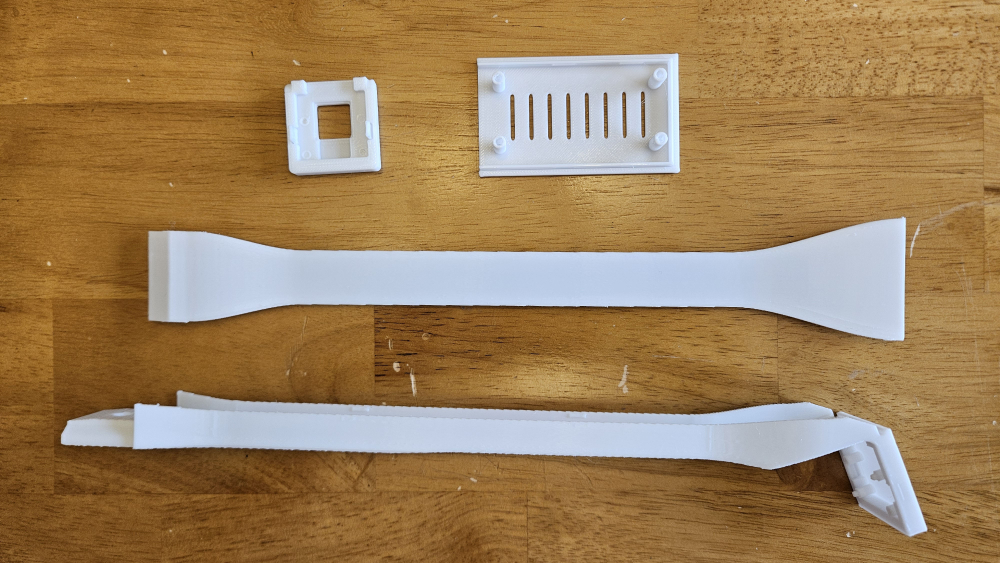
#> input picture hardware/mount/photos/appliance-display-sensor-1.jpg, 4000 x 2252 px (shown at 1/4 size)
$ python -i alignment.py   (imports and definitions only)   (older library calls are emulated)
#> lines starting #> are read from the running program, lines starting #| are printed output that depends on the picture
#> further down, picture is the input picture: shape (2252, 4000, 3); mean B, G, R 89.7, 128.5, 158
"""Opt-in static-anchor drift warnings. Never changes OCR geometry or appliance state."""
from __future__ import annotations

import hashlib
import json
import math
import os
import time
import zipfile
import zlib
from pathlib import Path
from tempfile import NamedTemporaryFile

import cv2
import numpy as np

from appliance_display_sensor.models import Rect

CHECK_INTERVAL = 5.0
SEARCH_MARGIN = 32
MAX_REFERENCE_BYTES = 96 * 1024
MOVE_PIXELS = 4


def profile_signature(profile: object) -> str:
    return hashlib.sha256(json.dumps(profile, sort_keys=True).encode()).hexdigest()


def _features(image: np.ndarray) -> np.ndarray:
    gray = np.max(image[:, :, :3], axis=2).astype(np.uint8) if image.ndim == 3 else image
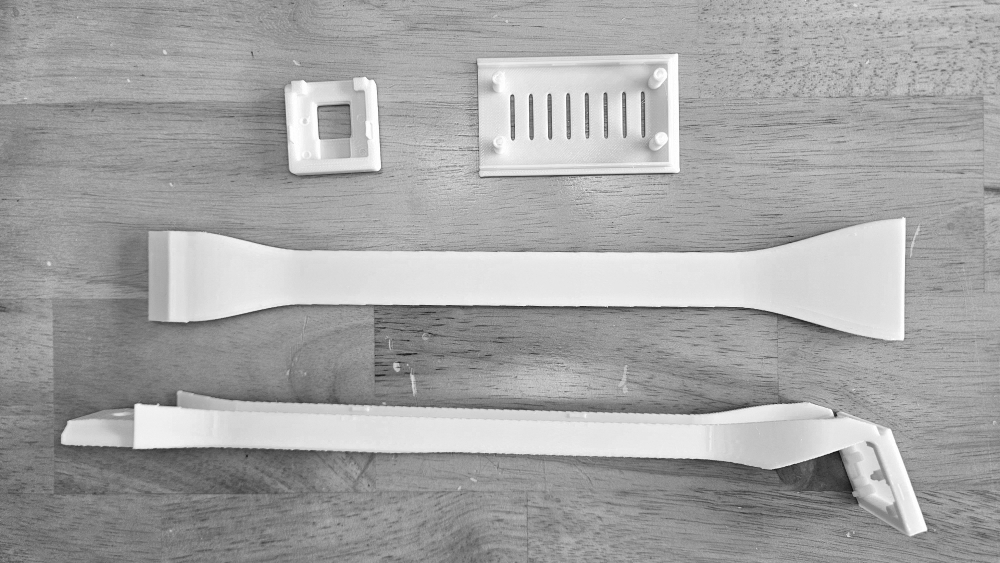
#> gray: shape (2252, 4000) (shown at 1/4 size); min 4, max 255, mean 164.4
    if float(np.percentile(gray, 99)) - float(np.percentile(gray, 1)) < 15:
        raise ValueError("anchor_too_dark_or_plain")
    gray = cv2.GaussianBlur(gray, (3, 3), 0)
    dx = cv2.Sobel(gray, cv2.CV_32F, 1, 0)
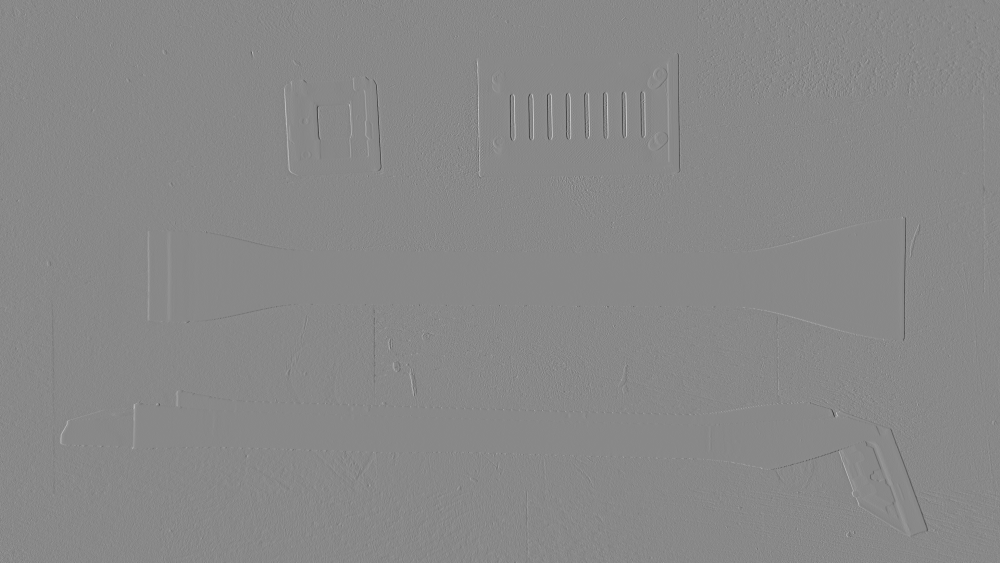
#> dx: shape (2252, 4000) float32 (shown at 1/4 size); min -632, max 546, mean 0.1; drawn with min black and max white
    dy = cv2.Sobel(gray, cv2.CV_32F, 0, 1)
    magnitude = cv2.magnitude(dx, dy)
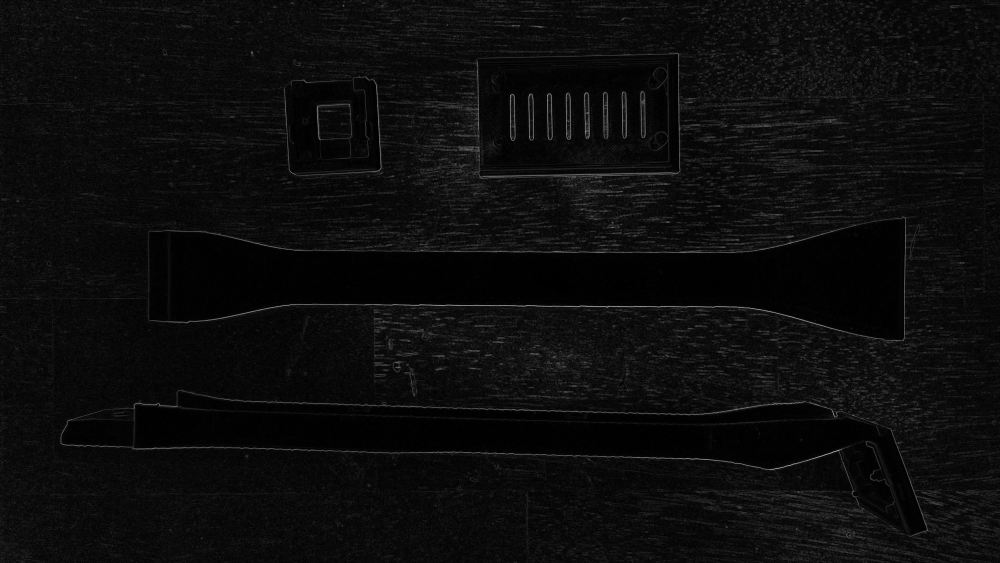
#> magnitude: shape (2252, 4000) float32 (shown at 1/4 size); min 0, max 702.3, mean 35; drawn with min black and max white
    if float(magnitude.mean()) < 3:
        raise ValueError("anchor_too_dark_or_plain")
    return cv2.normalize(magnitude, None, 0, 255, cv2.NORM_MINMAX).astype(np.uint8)


def _overlaps(first: Rect, second: Rect) -> bool:
    return (first.x < second.x2 + 8 and first.x2 > second.x - 8
            and first.y < second.y2 + 8 and first.y2 > second.y - 8)


class AlignmentMonitor:
    # [117 lines left out: functions __init__, _match, capture, not called in this run]

    def clear(self) -> None:
        self.path.unlink(missing_ok=True)
        self.__init__(self.path)

    # [56 lines left out: functions update, snapshot, not called in this run]

>>> import cv2
>>> picture = cv2.imread('../../../../hardware/mount/photos/appliance-display-sensor-1.jpg')
>>> result = _features(picture)

$ run again, on hardware/mount/photos/appliance-display-sensor-2.jpg
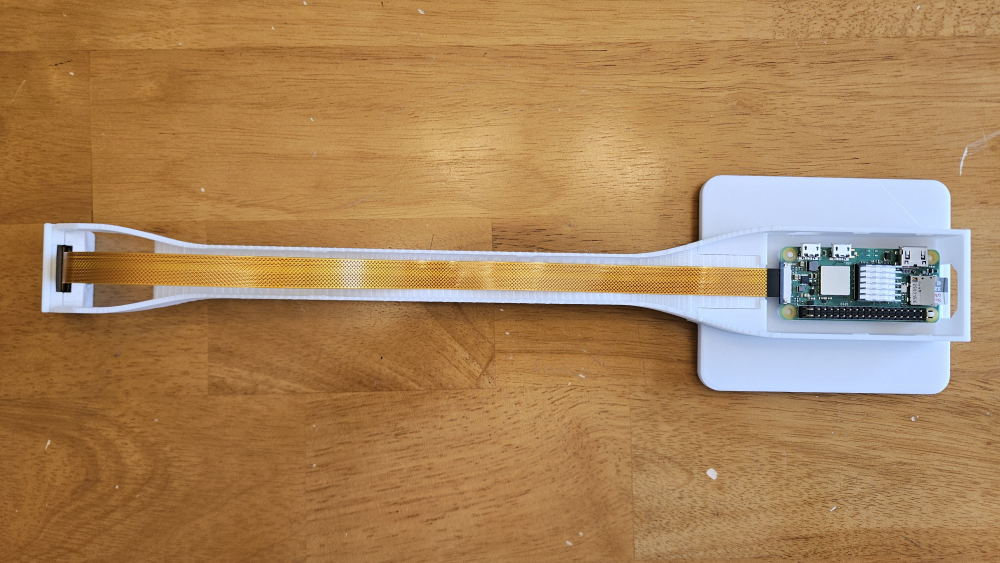
#> input picture hardware/mount/photos/appliance-display-sensor-2.jpg, 4000 x 2252 px (shown at 1/4 size)
#> picture is the input picture: shape (2252, 4000, 3); mean B, G, R 89.2, 131.1, 168.7
#> in _features, `gray = np.max(image[:, :, :3], axis=2).astype(np.uint8) if image.ndim ..`:
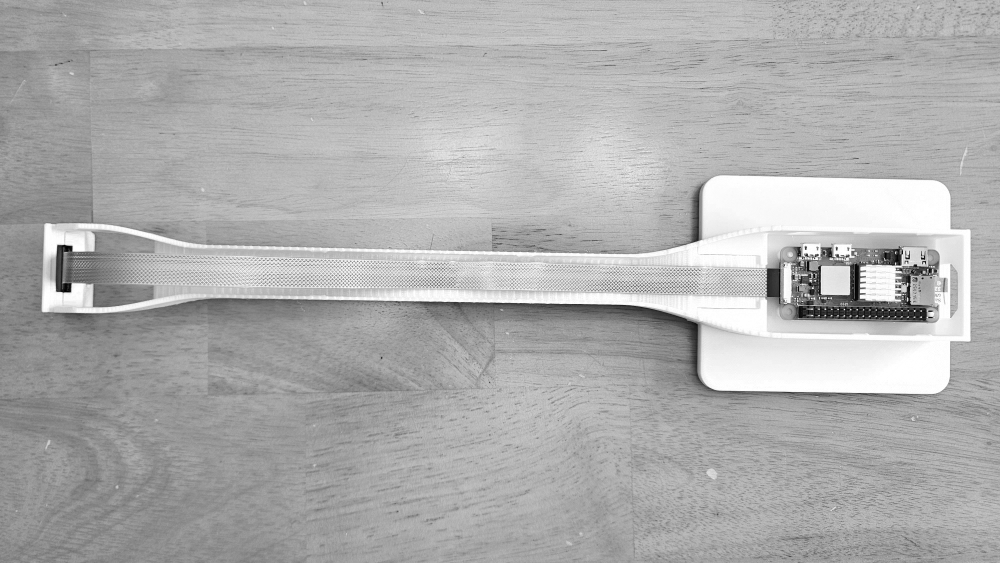
#> gray: shape (2252, 4000) (shown at 1/4 size); min 0, max 255, mean 174
#> in _features, `magnitude = cv2.magnitude(dx, dy)`:
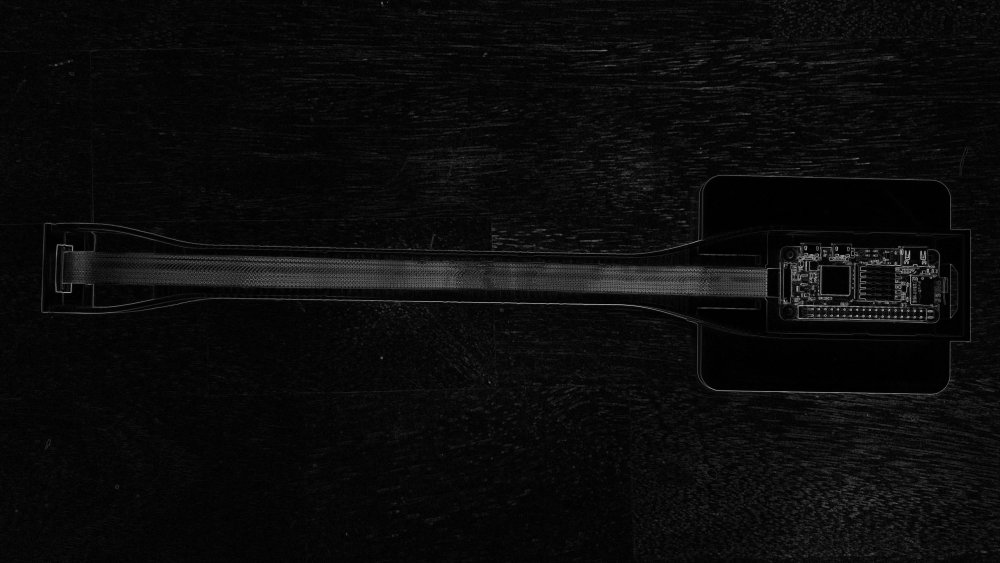
#> magnitude: shape (2252, 4000) float32 (shown at 1/4 size); min 0, max 737.1, mean 33.6; drawn with min black and max white

$ run again, on hardware/mount/photos/appliance-display-sensor-3.jpg
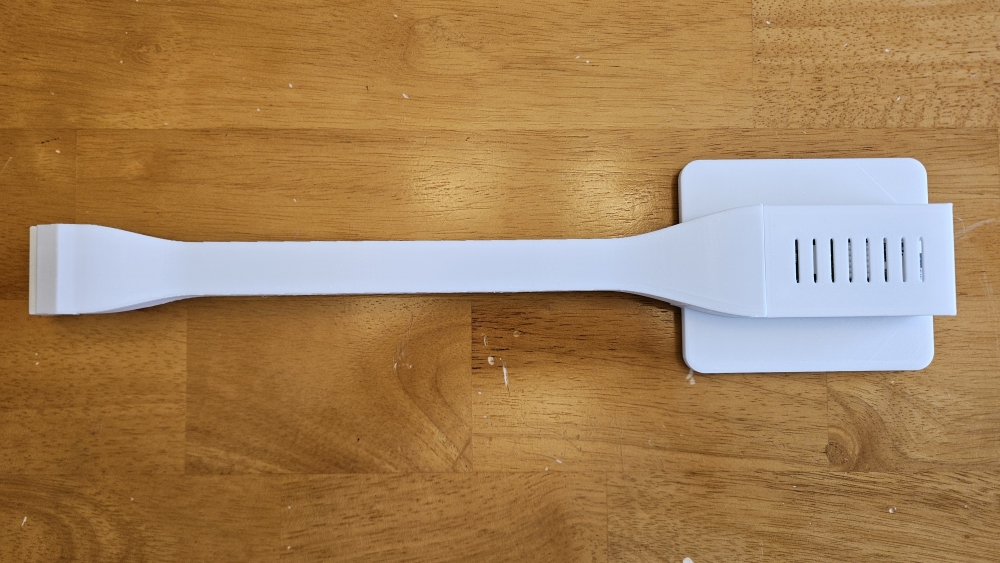
#> input picture hardware/mount/photos/appliance-display-sensor-3.jpg, 4000 x 2252 px (shown at 1/4 size)
#> picture is the input picture: shape (2252, 4000, 3); mean B, G, R 87.7, 128.3, 162.7
#> in _features, `dy = cv2.Sobel(gray, cv2.CV_32F, 0, 1)`:
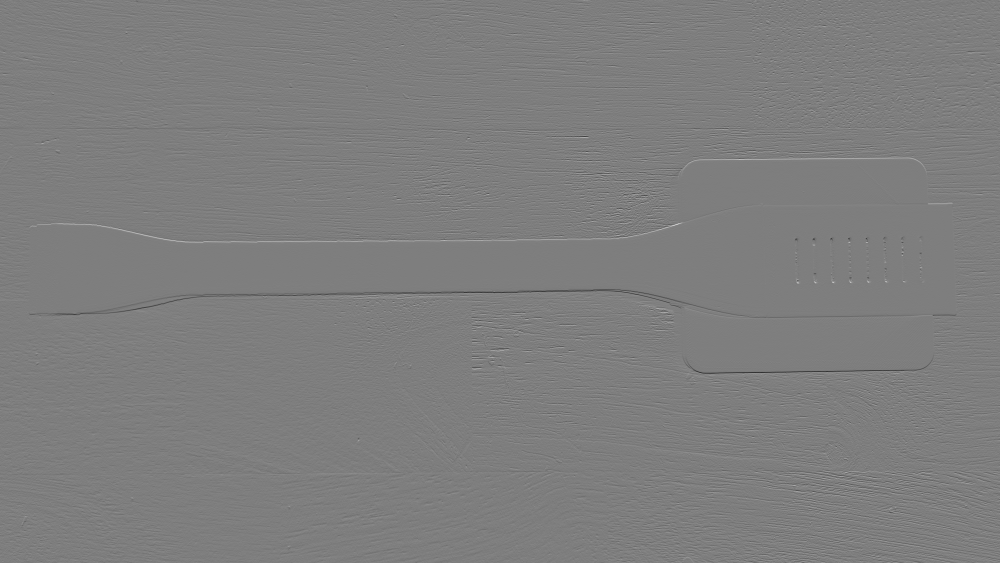
#> dy: shape (2252, 4000) float32 (shown at 1/4 size); min -588, max 598, mean -0.1; drawn with min black and max white
#> in _features, `magnitude = cv2.magnitude(dx, dy)`:
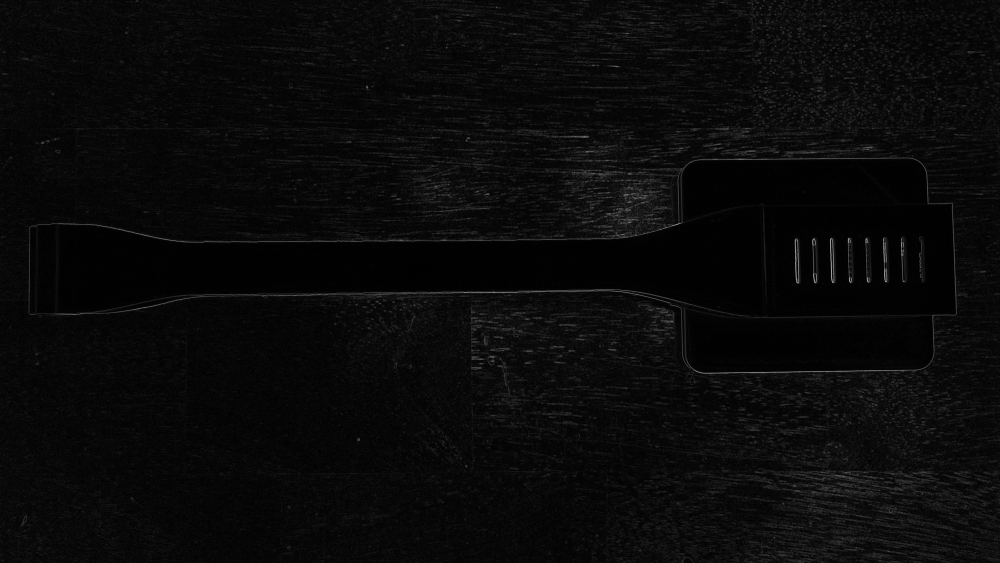
#> magnitude: shape (2252, 4000) float32 (shown at 1/4 size); min 0, max 720, mean 28.7; drawn with min black and max white

$ run again, on hardware/mount/photos/appliance-display-sensor-4.jpg
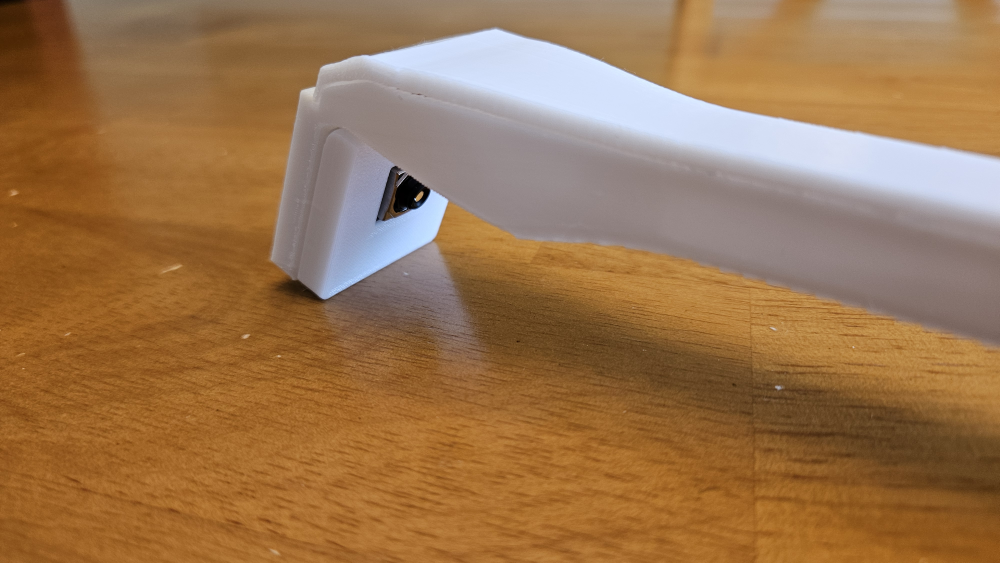
#> input picture hardware/mount/photos/appliance-display-sensor-4.jpg, 4000 x 2252 px (shown at 1/4 size)
#> picture is the input picture: shape (2252, 4000, 3); mean B, G, R 78.8, 116.9, 155.1
#> in _features, `gray = np.max(image[:, :, :3], axis=2).astype(np.uint8) if image.ndim ..`:
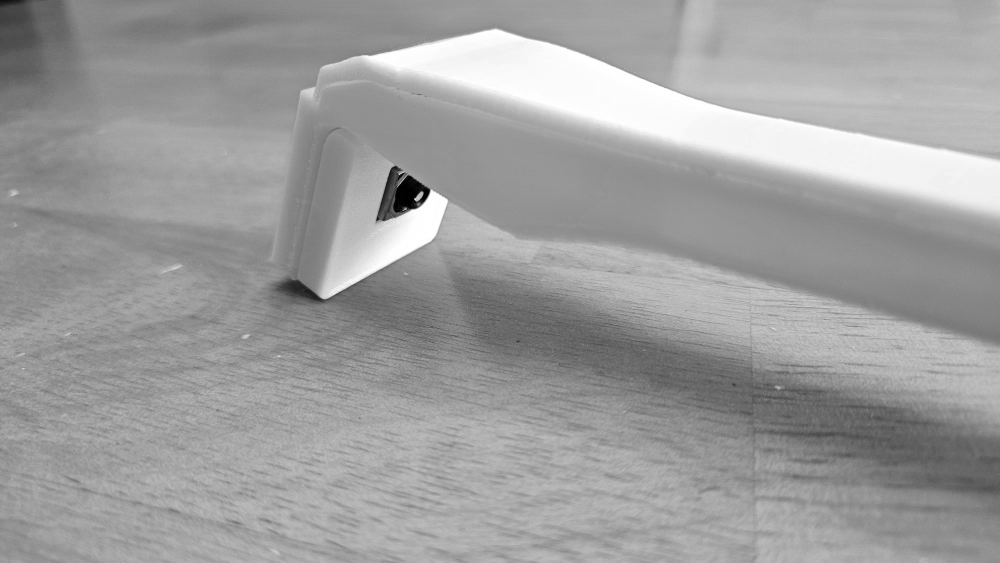
#> gray: shape (2252, 4000) (shown at 1/4 size); min 0, max 255, mean 158
#> in _features, `magnitude = cv2.magnitude(dx, dy)`:
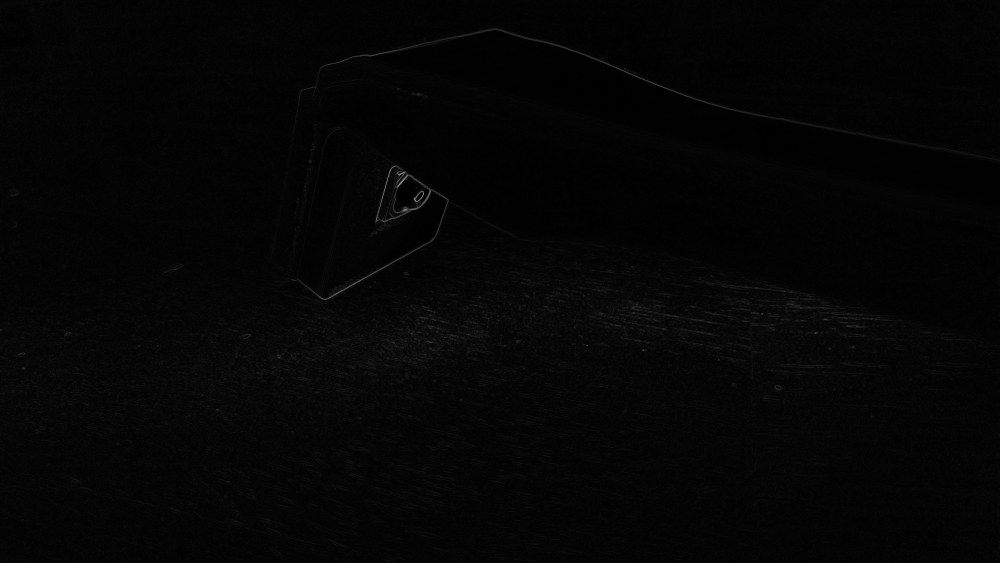
#> magnitude: shape (2252, 4000) float32 (shown at 1/4 size); min 0, max 705.6, mean 14.7; drawn with min black and max white
